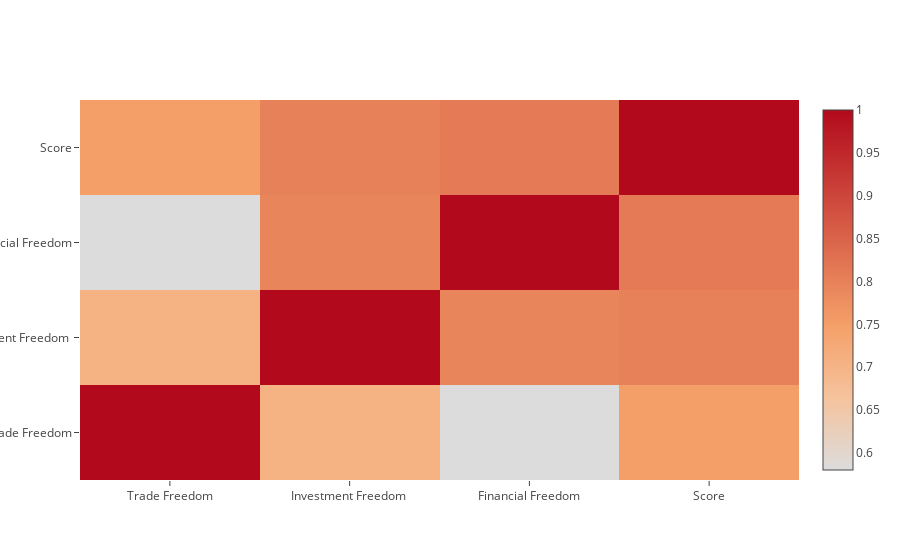

The cell this chart's notebook holds for it:
### Code cell
visualizers_1.visualize_feature_correlation(countries_involved_data,open_markets_data)

### Figure 1 — Plotly figure (JSON) as saved in the notebook; plotly's stock layout.template omitted (floating-point values rounded to 4 significant figures)
{"data": [{"colorscale": "Reds", "type": "heatmap", "x": ["Trade Freedom", "Investment Freedom ", "Financial Freedom", "Score"], "y": ["Trade Freedom", "Investment Freedom ", "Financial Freedom", "Score"], "z": [[1, 0.7057, 0.5801, 0.7515], [0.7057, 1, 0.7931, 0.8008], [0.5801, 0.7931, 1, 0.8112], [0.7515, 0.8008, 0.8112, 1]]}], "layout": {}}
